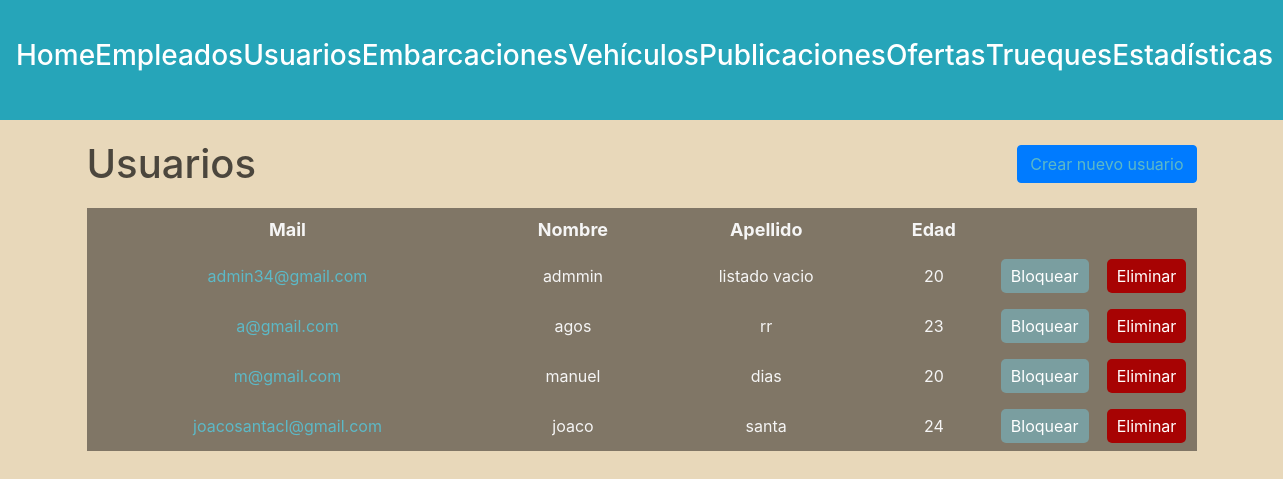
/administracion/usuarios/ (signed in), run on an earlier commit of the app's database.
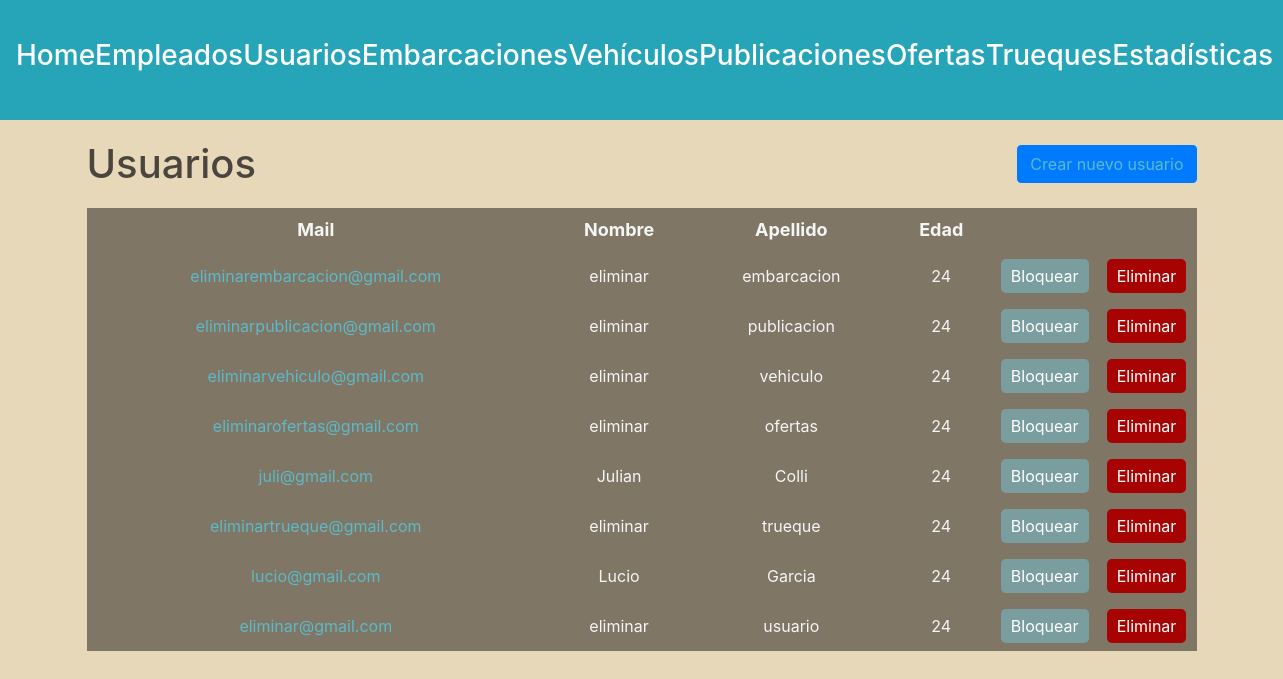
And on a later commit of the database.
### usuarios/models.py (models this page shows, shortened)
class Usuario(AbstractBaseUser, PermissionsMixin):
    nombre = models.CharField(max_length=50)
    apellido = models.CharField(max_length=50)
    fecha_nacimiento = models.DateField()
    telefono = models.CharField(max_length=13)
    mail = models.EmailField(max_length=50, unique=True)
    password = models.CharField(max_length=128)
    is_staff= models.BooleanField(default=False)
    is_blocked= models.BooleanField(default=False)
    USERNAME_FIELD = 'mail'
    REQUIRED_FIELDS = ['nombre', 'apellido', 'fecha_nacimiento', 'telefono']

### administrador/views.py (the view)
# urls.py: path('', include('usuarios.urls')),
@login_required(login_url=reverse_lazy('home'))
def usuarios(request):
    user = request.user
    if not user.is_superuser:
        return redirect('home')
    usuarios = Usuario.objects.filter(is_staff=False).exclude(mail__startswith='*')
    for usuario in usuarios:
        usuario.edad = calcular_edad(usuario.fecha_nacimiento)
    return render(request, 'users.html', {
        'usuarios' : usuarios
    })

### administrador/backend.py (called while the page is built)
def calcular_edad(fecha_nacimiento):
    fecha_actual = datetime.now()
    edad = fecha_actual.year - fecha_nacimiento.year - ((fecha_actual.month, fecha_actual.day) < (fecha_nacimiento.month, fecha_nacimiento.day))
    return edad

### autenticacion/backend.py (called while the page is built)
    def get_user(self, user_id):
        UserModel = get_user_model()
        try:
            return UserModel.objects.get(pk=user_id)
        except UserModel.DoesNotExist:
            return None

### administrador/templates/users.html (shortened to what this page needs)
{% extends 'layouts/navbar.html' %}
{% block content %}
<div class="header">
    <h1>Usuarios</h1>
    <a href="{% url 'crear usuario' %}" class="btn btn-primary">Crear nuevo usuario</a>
</div>
{% if usuarios %}
    <table>
        <thead>
            <tr>
                <th>Mail</th>
                <th>Nombre</th>
                <th>Apellido</th>
                <th>Edad</th>
                <th></th>
                <th></th>
            </tr>
        </thead>
        <tbody>
            {% for usuario in usuarios %}
                <tr>
                    <td>
                        <a href="{% url 'ver perfil' usuario.id %}"> {{usuario.mail}} </a>
                    </td>
                    <td>{{usuario.nombre}}</td>
                    <td>{{usuario.apellido}}</td>
                    <td>{{usuario.edad}}</td>
                    <td>
                        {% if usuario.is_blocked %}
                            <form action="{% url 'desbloquear usuario' %}" method="post">
                                {% csrf_token %}
                                <input type="hidden" name="usuario_id" value="{{ usuario.id }}">
                                <button type="submit" class="btn-block">Desbloquear</button>
                            </form>
                        {% else %}
                            <form action="{% url 'bloquear usuario' %}" method="post">
                                <button type="submit" class="btn-block">Bloquear</button>
                            </form>
                        {% endif %}
                    </td>
                    <td>
                        <form method="post" action="{% url 'eliminar usuario' %}">
                            <button type="submit" class="btn-delete">Eliminar</button>
                        </form>
                    </td>
                </tr>
            {% endfor %}
        </tbody>
    </table>
{% else %}
    <h3>No existen usuarios en la plataforma.</h3>
{% endif %}
{% endblock %}

### administrador/templates/layouts/navbar.html (shortened to what this page needs)
{% load static %}
<!DOCTYPE html>
<html lang="en">
<head>
    <link rel="stylesheet" href="{% static 'styles/main.css' %}">
    <link rel="stylesheet" href="{% static 'styles/stats.css' %}">
    <link rel="stylesheet" href="https://cdn.jsdelivr.net/npm/bootstrap@4.6.0/dist/css/bootstrap.min.css"
>
</head>
<body>
    <div class="wrapper">
        <nav class="navbar">
            <ul>
                <li>
                    <a href="{% url 'home' %}">
                        <h3>Home</h3>
                    </a>
                </li>
                <li>
                    <a href="{% url 'lista empleados' %}">
                        <h3>Empleados</h3>
                    </a>
                </li>
                <li>
                    <a href="{% url 'lista usuarios' %}">
                        <h3>Usuarios</h3>
                    </a>
                </li>
                <li>
                    <a href="{% url 'lista embarcaciones' %}">
                        <h3>Embarcaciones</h3>
                    </a>
                </li>
                <li>
                    <a href="{% url 'lista vehiculos' %}">
                        <h3>Vehículos</h3>
                    </a>
                </li>
                <li>
                    <a href="{% url 'lista publicaciones' %}">
                        <h3>Publicaciones</h3>
                    </a>
                </li>
                <li>
                    <a href="{% url 'lista ofertas' %}">
                        <h3>Ofertas</h3>
                    </a>
                </li>
                <li>
                    <a href="{% url 'lista trueques' %}">
                        <h3>Trueques</h3>
                    </a>
                </li>
                <li>
                    <a href="{% url 'estadisticas' %}">
                        <h3>Estadísticas</h3>
                    </a>
                </li>
            </ul>
        </nav>
    </div>
    <main class="container">
        {% block content %}
        {% endblock %}
    </main>
</body>
</html>

### administrador/static/styles/main.css (style rules this page uses)
:root { --azul1: #6785b4; --azul2: #26a5b9; --azul3: #a9cecf; --gris: #c4c4be8c; --arena: #c8baa0; }
body { background: #e8d8ba !important; color: #fff; font-family: arial; margin: 0; }
.wrapper { background: #26a5b9; }
.navbar { max-width: 1400px; height: 120px; background: #26a5b9; margin: 0 auto; display: flex; align-items: center; }
.navbar ul { display: flex; justify-content: space-between; margin-top: 0px; margin-bottom: 0px; padding: 0; width: 100%; }
.navbar ul li { list-style: none; text-align: center; flex-grow: 1; }
.navbar ul li a { color: white; font-size: 20px; text-decoration: none; }
.container { max-width: 1200px; margin: auto; padding: 20px 10px; }
.header { display: flex; justify-content: space-between; align-items: center; margin-bottom: 20px; }
.header h1 { color: #4b463d; margin: 0; }
.btn-primary { background-color: #26a5b9; border-color: #26a5b9; color: #fff; padding: 8px 16px; border-radius: 4px; text-decoration: none; }
table { width: 100%; background: #807666; color: whitesmoke; padding: 10px; margin-bottom: 2px; }
table thead th { font-size: 18px; }
table tbody td { font-size: 16px; }
table th, table td { padding: 8px; text-align: center; }
a:link, a:visited { color: #5cb9c7; font-size: 16px; }
.btn-delete { background-color: rgb(167, 3, 3); color: white; border: none; border-radius: 5px; padding: 5px 10px; }
.btn-block { background-color: #7a9ea0; color: white; border: none; border-radius: 5px; padding: 5px 10px; }
td:nth-child(5), td:nth-child(6) { width: 100px; }

What changed in the data, as far as the page shows it:
removed Usuario: mail "admin34@gmail.com", nombre "admmin", apellido "listado vacio", edad "20"
removed Usuario: mail "a@gmail.com", nombre "agos", apellido "rr", edad "23"
removed Usuario: mail "m@gmail.com", nombre "manuel", apellido "dias", edad "20"
removed Usuario: mail "joacosantacl@gmail.com", nombre "joaco", apellido "santa", edad "24"
added Usuario: mail "eliminarembarcacion@gmail.com", nombre "eliminar", apellido "embarcacion", edad "24"
added Usuario: mail "eliminarpublicacion@gmail.com", nombre "eliminar", apellido "publicacion", edad "24"
added Usuario: mail "eliminarvehiculo@gmail.com", nombre "eliminar", apellido "vehiculo", edad "24"
added Usuario: mail "eliminarofertas@gmail.com", nombre "eliminar", apellido "ofertas", edad "24"
added Usuario: mail "juli@gmail.com", nombre "Julian", apellido "Colli", edad "24"
added Usuario: mail "eliminartrueque@gmail.com", nombre "eliminar", apellido "trueque", edad "24"
added Usuario: mail "lucio@gmail.com", nombre "Lucio", apellido "Garcia", edad "24"
added Usuario: mail "eliminar@gmail.com", nombre "eliminar", apellido "usuario", edad "24"
